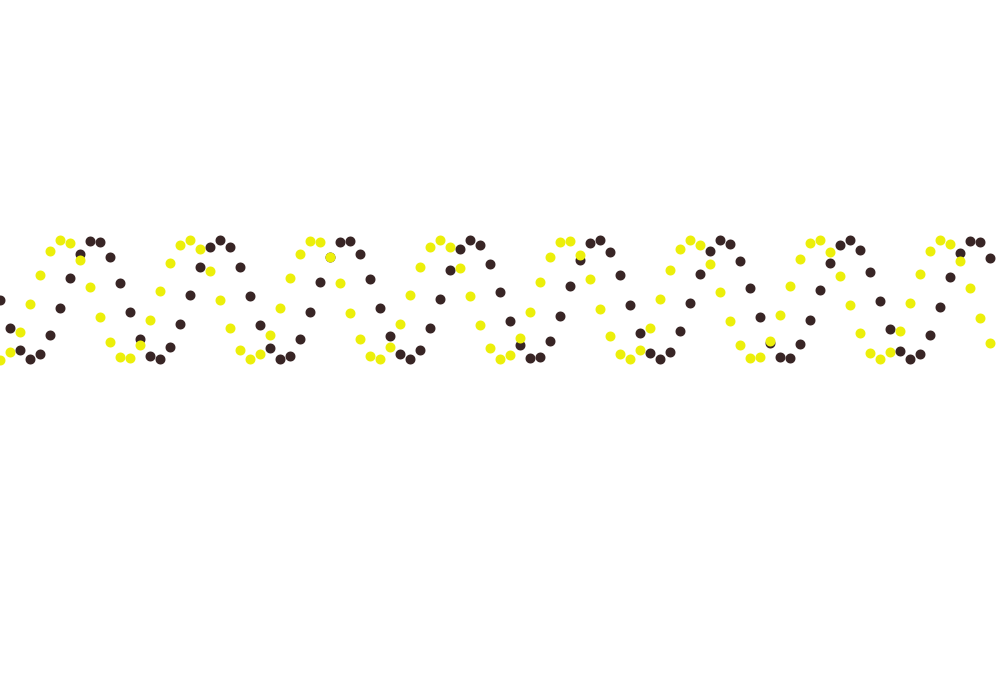
Frame 1 (no input)
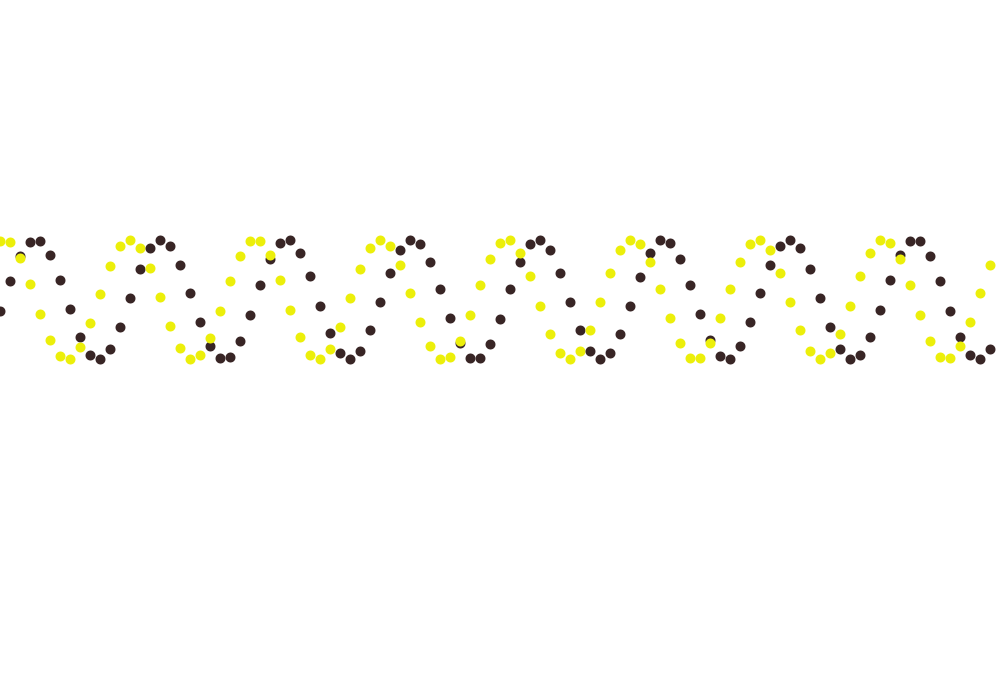
Frame 60 (the mouse pressed at the canvas centre just before this capture)
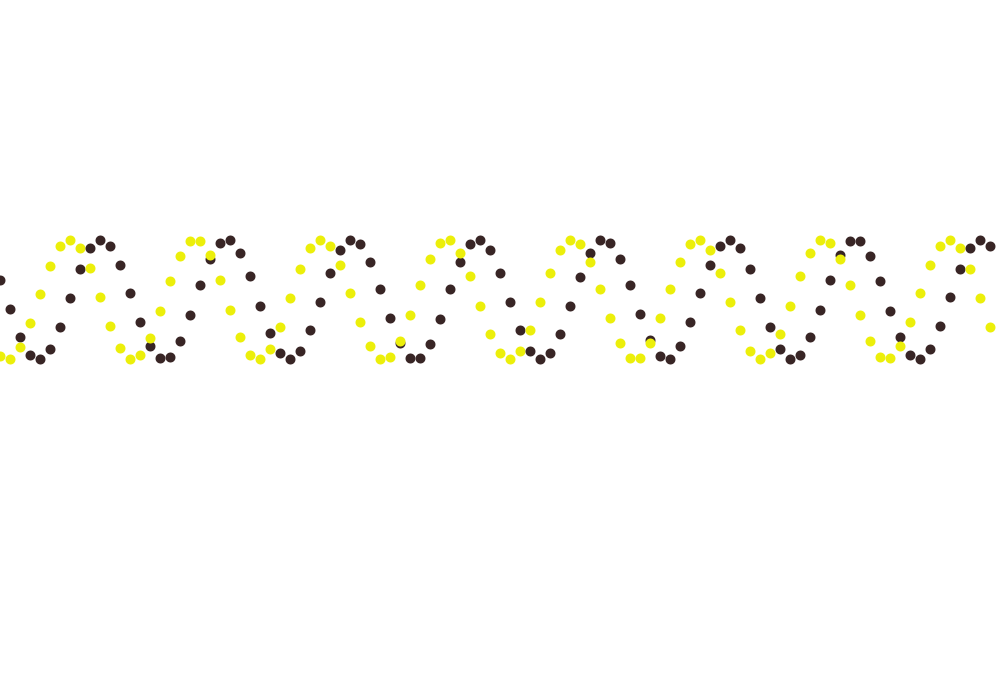
Frame 120 (the mouse held since frame 60 and released just before this capture)

The Processing sketch that drew these frames (run headless with seeded random() and noise(); from frame 60 on, the mouse is pressed at the canvas centre):

// Processing sketch: assignment3BouncyBalls
// ── assignment3BouncyBalls.pde
int frame = 0;
float multiplier = 0.002; 
int numberOfPoints = 100; 
int dotDistance = 10; 
int i = 0; 
void setup()
{
  size(1000, 680);
  strokeWeight(10);
  frameRate(50);
}

void draw() {     
  background(255);   
  
  //Draw animated point    
 for (int i = 0; i < 1000; i = i + dotDistance) {            


stroke(56, 37, 37);       
point(i, 300 + 60*sin((i + frame) * 0.05));     
stroke(236, 239, 10);        
point(i, 300 + 60*cos((i + frame) * 0.05));     


}        
frame++; 
}
